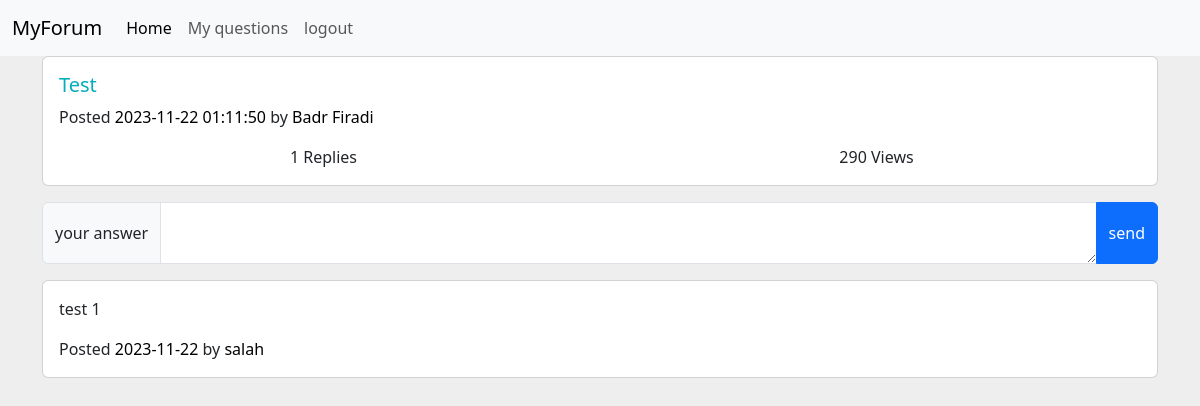
/index.php?action=question&id=16 (signed in), run on the app's committed database.
### tables this page shows
CREATE TABLE `questions` (
  `id` int(11) NOT NULL,
  `user_id` int(11) NOT NULL,
  `question` varchar(600) NOT NULL,
  `date` datetime NOT NULL
);

CREATE TABLE `users` (
  `id` int(11) NOT NULL,
  `nom` varchar(30) NOT NULL,
  `email` varchar(50) NOT NULL,
  `password` varchar(300) NOT NULL
);

CREATE TABLE `reponses` (
  `id` int(11) NOT NULL,
  `user_id` int(11) NOT NULL,
  `question_id` int(11) NOT NULL,
  `response` varchar(2500) NOT NULL,
  `date` date NOT NULL
);

### controllers/viewsController.php (called while the page is built, shortened)
<?php
include_once 'models/db.php';
function nameById($id){
    return getUserNameById($id);
}
function questionAction(){
    $id=$_GET['id'];
    $question = getQuetionById($id);
    $answers= getAnswers($id);
    require_once 'views/question.php';
}
function getNumOfResponse($id){
    return getNumberOfAnswers($id);
}
?>

### models/db.php (called while the page is built, shortened)
<?php
function databaseConnection(){
    return $pdo = new PDO("mysql: host=localhost; dbname=forum;","root", '');
}
function getUserNameById($userId){
    $pdo = databaseConnection();
    $requet = $pdo->prepare("SELECT nom FROM `users` WHERE id = ?");
    $requet->execute([$userId]);
    $nom = $requet->fetchAll(PDO::FETCH_OBJ);
    return $nom[0]->nom;
}
function getQuetionById($question_id) {
    $pdo = databaseConnection();
    $requet = $pdo->prepare("SELECT * FROM `questions` WHERE `id`=?");
    $requet->execute([$question_id]);
    $questions = $requet->fetchAll(PDO::FETCH_OBJ);
    return $questions[0];
}
function getNumberOfAnswers($question_id){
    $pdo = databaseConnection();
    $requet = $pdo->prepare("SELECT count(*) FROM `reponses` WHERE question_id = ?");
    $requet->execute([$question_id]);
    $reponses = $requet->fetchColumn();
    return $reponses;
}
function getAnswers($question_id){
    $pdo = databaseConnection();
    $requet = $pdo->prepare("SELECT * FROM `reponses` WHERE question_id = ?  ORDER BY `reponses`.`id` DESC");
    $requet->execute([$question_id]);
    $reponses = $requet->fetchAll();
    return $reponses;
}
?>

### views/question.php (the view, shortened to what this page needs)
    <div class="row">
        <div class="col-lg-12 mb-3">
            <div class="card mb-3">
                <div class="card-body">
                    <h5 class="card-title">
                        <a href="#" class="text-primary"><?=$question->question?></a>
                    </h5>
                    <p class="card-text text-sm">
                        <span class="op-6">Posted</span>
                        <a class="text-black" href="#"><?=$question->date?></a>
                        <span class="op-6"> by</span>
                        <a class="text-black" href="#"><?= nameById($question->user_id)?></a>
                    </p>
                    <div class="row text-center op-7">
                        <div class="col px-1">
                            <span class="d-block text-sm"><?= getNumOfResponse($question->id)?> Replies</span>
                        </div>
                        <div class="col px-1">
                            <span class="d-block text-sm">290 Views</span>
                        </div>
                    </div>
                </div>
            </div>
            <form action="controllers/addResponse.php?question=<?=$question->id?>" method="POST">
                <div class="input-group mb-3 mt-3">
                    <span class="input-group-text">your answer</span>
                    <textarea class="form-control" aria-label="With textarea" name="response" required></textarea>
                    <button class="btn btn-primary" type="submit" name="btnresponse">send</button>
                </div>
            </form>
            <?php
            foreach ($answers as $answer):
            ?>
                <div class="card mb-3">
                    <div class="card-body">
                        <p class="card-text"><?= $answer['response'] ?></p>
                        <p class="card-text text-sm">
                            <span class="op-6">Posted</span>
                            <a class="text-black" href="#"><?= $answer['date'] ?></a>
                            <span class="op-6"> by</span>
                            <a class="text-black" href="#"><?= nameById($answer['user_id']) ?></a>
                        </p>
                    </div>
                </div>
            <?php endforeach; ?>
        </div>
    </div>
<?php include_once 'layouts/layout.php'?>

### views/question.php (style rules this page uses)
body { margin-top: 20px; background: #eee; color: #708090; }
a { text-decoration: none; }
.text-primary, a.text-primary:focus, a.text-primary:hover { color: #00ADBB!important; }
.text-black, .text-hover-black:hover { color: #000 !important; }

### data on the page
questions: question "Test", date "2023-11-22 01:11:50", user.nom "Badr Firadi"
reponses: response "test 1", date "2023-11-22", user.nom "salah"

### other printed values
getNumOfResponse($question->id) "1"
